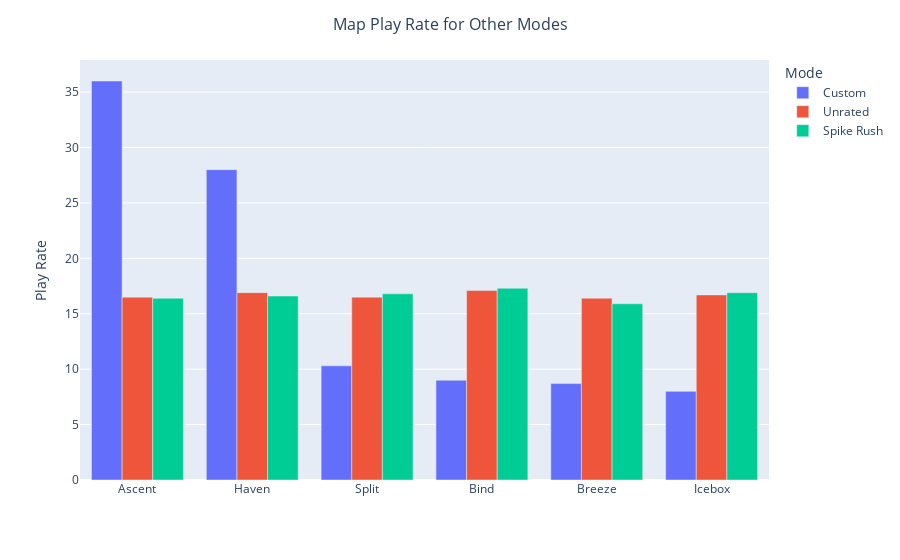

The notebook cell this image was saved under:
### Code cell
fig = px.bar(other_playrate_df, barmode="group", labels={"variable": "Mode"})
fig.update_layout(
    title={'text': f"Map Play Rate for Other Modes", 'x': 0.5,
                         'xanchor': 'center', 'font': {'size': 16}},
    xaxis_title="", yaxis_title="Play Rate"
)
fig.show()

### Figure 1 — Plotly figure (JSON) as saved in the notebook; plotly's stock layout.template omitted (floating-point values rounded to 4 significant figures)
{"data": [{"alignmentgroup": "True", "hovertemplate": "Mode=Custom<br>Map Name=%{x}<br>value=%{y}<extra></extra>", "legendgroup": "Custom", "marker": {"color": "#636efa", "pattern": {"shape": ""}}, "name": "Custom", "offsetgroup": "Custom", "orientation": "v", "showlegend": true, "textposition": "auto", "type": "bar", "x": ["Ascent", "Haven", "Split", "Bind", "Breeze", "Icebox"], "xaxis": "x", "y": [36, 28, 10.3, 9, 8.7, 8], "yaxis": "y"}, {"alignmentgroup": "True", "hovertemplate": "Mode=Unrated<br>Map Name=%{x}<br>value=%{y}<extra></extra>", "legendgroup": "Unrated", "marker": {"color": "#EF553B", "pattern": {"shape": ""}}, "name": "Unrated", "offsetgroup": "Unrated", "orientation": "v", "showlegend": true, "textposition": "auto", "type": "bar", "x": ["Ascent", "Haven", "Split", "Bind", "Breeze", "Icebox"], "xaxis": "x", "y": [16.5, 16.9, 16.5, 17.1, 16.4, 16.7], "yaxis": "y"}, {"alignmentgroup": "True", "hovertemplate": "Mode=Spike Rush<br>Map Name=%{x}<br>value=%{y}<extra></extra>", "legendgroup": "Spike Rush", "marker": {"color": "#00cc96", "pattern": {"shape": ""}}, "name": "Spike Rush", "offsetgroup": "Spike Rush", "orientation": "v", "showlegend": true, "textposition": "auto", "type": "bar", "x": ["Ascent", "Haven", "Split", "Bind", "Breeze", "Icebox"], "xaxis": "x", "y": [16.4, 16.6, 16.8, 17.3, 15.9, 16.9], "yaxis": "y"}], "layout": {"barmode": "group", "legend": {"title": {"text": "Mode"}, "tracegroupgap": 0}, "margin": {"t": 60}, "title": {"font": {"size": 16}, "text": "Map Play Rate for Other Modes", "x": 0.5, "xanchor": "center"}, "xaxis": {"anchor": "y", "domain": [0, 1], "title": {"text": ""}}, "yaxis": {"anchor": "x", "domain": [0, 1], "title": {"text": "Play Rate"}}}}
